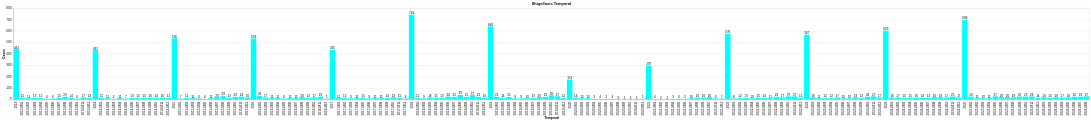

The cell this chart's notebook holds for it:
### Code cell
#Gruppieren nach georegion und Werte summieren
counts = (
    data_def.groupby("temporal")
        .agg(sum_value=("value", "sum"))
        .reset_index()
)

#Bar Chart
bar_temporal = alt.Chart(counts).mark_bar(color="aqua").encode(
    x=alt.X("temporal", title="Temporal"),
    y=alt.Y("sum_value", title="Cases")
).properties(
    title="Shigellosis Temporal"
)

# Textlabels
text = bar_temporal.mark_text(
    align="center",
    dy=-5,
    size=10
).encode(
    text="sum_value:Q"
)

# Kombinieren
bar_temporal = bar_temporal + text
bar_temporal

### Figure 1 — Vega-Lite specification as saved in the notebook (floating-point values rounded to 4 significant figures; data arrays with more than 128 entries replaced by an {"elided": "..."} marker saying what was removed)
{"config": {"view": {"continuousWidth": 300, "continuousHeight": 300}}, "layer": [{"mark": {"type": "bar", "color": "aqua"}, "encoding": {"x": {"field": "temporal", "title": "Temporal", "type": "nominal"}, "y": {"field": "sum_value", "title": "Cases", "type": "quantitative"}}, "title": "Shigellosis Temporal"}, {"mark": {"type": "text", "align": "center", "dy": -5, "size": 10}, "encoding": {"text": {"field": "sum_value", "type": "quantitative"}, "x": {"field": "temporal", "title": "Temporal", "type": "nominal"}, "y": {"field": "sum_value", "title": "Cases", "type": "quantitative"}}, "title": "Shigellosis Temporal"}], "data": {"name": "data-8596a319004a77e24aa710b84682448d"}, "$schema": "https://vega.github.io/schema/vega-lite/v6.1.0.json", "datasets": {"data-8596a319004a77e24aa710b84682448d": {"elided": "177 records"}}}
